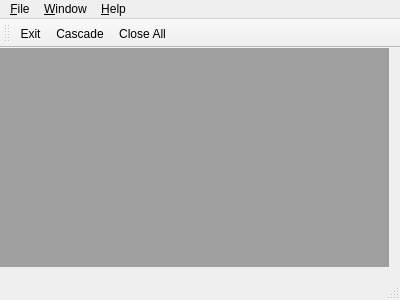
<?xml version="1.0" encoding="UTF-8"?>
<ui version="4.0">
 <class>MainWindow</class>
 <widget class="QMainWindow" name="MainWindow">
  <property name="geometry">
   <rect>
    <x>0</x>
    <y>0</y>
    <width>400</width>
    <height>300</height>
   </rect>
  </property>
  <property name="windowTitle">
   <string>MainWindow</string>
  </property>
  <widget class="QWidget" name="centralWidget">
   <layout class="QHBoxLayout" name="horizontalLayout">
    <property name="leftMargin">
     <number>0</number>
    </property>
    <property name="topMargin">
     <number>0</number>
    </property>
    <item>
     <widget class="QMdiArea" name="mdiArea">
      <property name="verticalScrollBarPolicy">
       <enum>Qt::ScrollBarAsNeeded</enum>
      </property>
      <property name="horizontalScrollBarPolicy">
       <enum>Qt::ScrollBarAsNeeded</enum>
      </property>
     </widget>
    </item>
   </layout>
  </widget>
  <widget class="QMenuBar" name="menuBar">
   <property name="geometry">
    <rect>
     <x>0</x>
     <y>0</y>
     <width>400</width>
     <height>20</height>
    </rect>
   </property>
   <widget class="QMenu" name="menu_File">
    <property name="title">
     <string>&amp;File</string>
    </property>
    <addaction name="action_Open"/>
    <addaction name="action_Close"/>
    <addaction name="action_Exit"/>
   </widget>
   <widget class="QMenu" name="menu_Window">
    <property name="title">
     <string>&amp;Window</string>
    </property>
    <addaction name="action_Tile"/>
    <addaction name="action_Cascade"/>
    <addaction name="action_Close_All"/>
   </widget>
   <widget class="QMenu" name="menu_Help">
    <property name="title">
     <string>&amp;Help</string>
    </property>
    <addaction name="action_About"/>
    <addaction name="action_About_2"/>
   </widget>
   <addaction name="menu_File"/>
   <addaction name="menu_Window"/>
   <addaction name="menu_Help"/>
  </widget>
  <widget class="QToolBar" name="mainToolBar">
   <attribute name="toolBarArea">
    <enum>TopToolBarArea</enum>
   </attribute>
   <attribute name="toolBarBreak">
    <bool>false</bool>
   </attribute>
   <addaction name="action_Exit"/>
   <addaction name="action_Cascade"/>
   <addaction name="action_Close_All"/>
  </widget>
  <widget class="QStatusBar" name="statusBar"/>
  <action name="action_Open">
   <property name="text">
    <string>&amp;Open</string>
   </property>
   <property name="toolTip">
    <string>Открыть файл</string>
   </property>
  </action>
  <action name="action_Close">
   <property name="text">
    <string>&amp;Close</string>
   </property>
   <property name="toolTip">
    <string>Закрыть файл</string>
   </property>
  </action>
  <action name="action_Exit">
   <property name="text">
    <string>&amp;Exit</string>
   </property>
   <property name="toolTip">
    <string>Закрыть приложение</string>
   </property>
   <property name="shortcut">
    <string>Alt+X</string>
   </property>
  </action>
  <action name="action_Tile">
   <property name="text">
    <string>&amp;Tile</string>
   </property>
   <property name="toolTip">
    <string>Расположить окна «черепицей»</string>
   </property>
  </action>
  <action name="action_Cascade">
   <property name="text">
    <string>&amp;Cascade</string>
   </property>
   <property name="toolTip">
    <string>Каскадное расположение окон</string>
   </property>
  </action>
  <action name="action_About">
   <property name="text">
    <string>&amp;Help</string>
   </property>
   <property name="toolTip">
    <string>Справка</string>
   </property>
  </action>
  <action name="action_About_2">
   <property name="text">
    <string>&amp;About</string>
   </property>
   <property name="toolTip">
    <string>О программе</string>
   </property>
  </action>
  <action name="action_Close_All">
   <property name="text">
    <string>&amp;Close All</string>
   </property>
   <property name="toolTip">
    <string>Закрыть все окна</string>
   </property>
  </action>
 </widget>
 <layoutdefault spacing="6" margin="11"/>
 <resources/>
 <connections>
  <connection>
   <sender>action_Close_All</sender>
   <signal>triggered()</signal>
   <receiver>mdiArea</receiver>
   <slot>closeAllSubWindows()</slot>
   <hints>
    <hint type="sourcelabel">
     <x>-1</x>
     <y>-1</y>
    </hint>
    <hint type="destinationlabel">
     <x>195</x>
     <y>152</y>
    </hint>
   </hints>
  </connection>
  <connection>
   <sender>action_Cascade</sender>
   <signal>triggered()</signal>
   <receiver>mdiArea</receiver>
   <slot>cascadeSubWindows()</slot>
   <hints>
    <hint type="sourcelabel">
     <x>-1</x>
     <y>-1</y>
    </hint>
    <hint type="destinationlabel">
     <x>195</x>
     <y>152</y>
    </hint>
   </hints>
  </connection>
  <connection>
   <sender>action_Close</sender>
   <signal>triggered()</signal>
   <receiver>mdiArea</receiver>
   <slot>closeActiveSubWindow()</slot>
   <hints>
    <hint type="sourcelabel">
     <x>-1</x>
     <y>-1</y>
    </hint>
    <hint type="destinationlabel">
     <x>195</x>
     <y>152</y>
    </hint>
   </hints>
  </connection>
  <connection>
   <sender>action_Tile</sender>
   <signal>triggered()</signal>
   <receiver>mdiArea</receiver>
   <slot>tileSubWindows()</slot>
   <hints>
    <hint type="sourcelabel">
     <x>-1</x>
     <y>-1</y>
    </hint>
    <hint type="destinationlabel">
     <x>195</x>
     <y>152</y>
    </hint>
   </hints>
  </connection>
  <connection>
   <sender>action_Exit</sender>
   <signal>triggered()</signal>
   <receiver>MainWindow</receiver>
   <slot>close()</slot>
   <hints>
    <hint type="sourcelabel">
     <x>-1</x>
     <y>-1</y>
    </hint>
    <hint type="destinationlabel">
     <x>199</x>
     <y>149</y>
    </hint>
   </hints>
  </connection>
  <connection>
   <sender>mdiArea</sender>
   <signal>subWindowActivated(QMdiSubWindow*)</signal>
   <receiver>MainWindow</receiver>
   <slot>update()</slot>
   <hints>
    <hint type="sourcelabel">
     <x>195</x>
     <y>158</y>
    </hint>
    <hint type="destinationlabel">
     <x>199</x>
     <y>149</y>
    </hint>
   </hints>
  </connection>
 </connections>
</ui>
